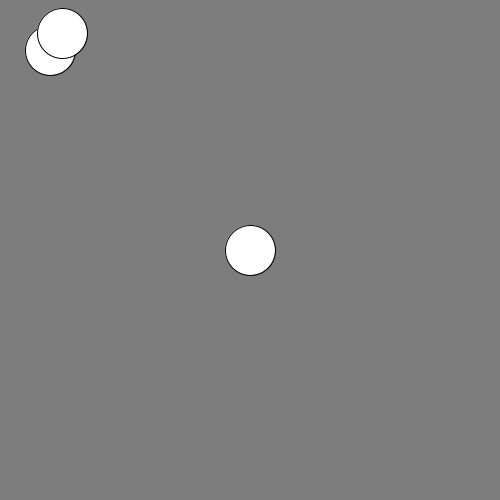
Frame 1 (no input)
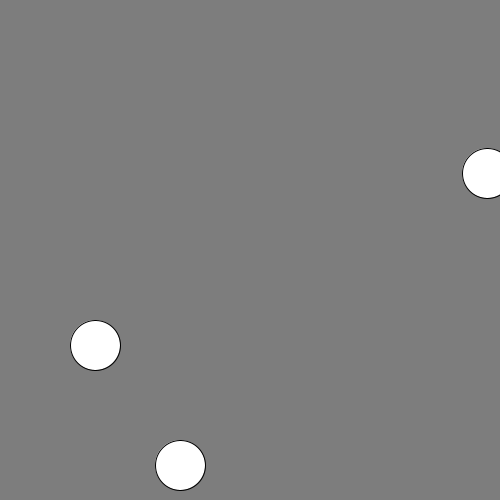
Frame 60 (the mouse pressed at the canvas centre just before this capture)
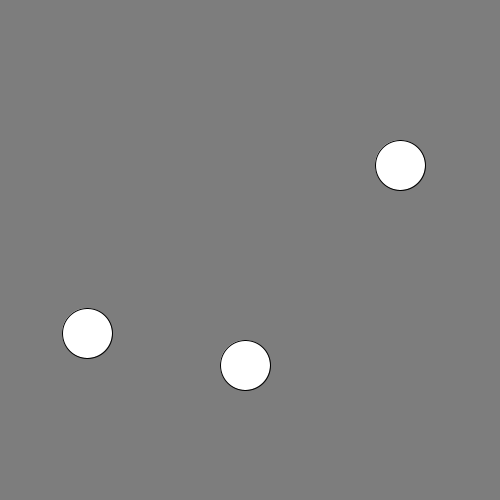
Frame 120 (the mouse held since frame 60 and released just before this capture)

The Processing sketch that drew these frames (run headless with seeded random() and noise(); from frame 60 on, the mouse is pressed at the canvas centre):

// Processing sketch: processing_135360
// ── processing_135360.pde

//variable

Ball myBall;
Ball myBall2;
Ball myBall3;


//setup()
void setup(){
  size(500,500);
  myBall= new Ball(width/2,height/2,10,5);
  myBall2= new Ball(width/10,height/10,15,5);
  myBall3= new Ball(width/8,height/15,25,20);
}


//draw()
void draw(){
  background(125);
  myBall.display();
  myBall.move();
  myBall.bounce();
  
   myBall2.display();
  myBall2.move();
  myBall2.bounce();
  
    myBall3.display();
  myBall3.move();
  myBall3.bounce();
  
  
}



//function()


class Ball{
//variables
int xPos;
int yPos;

int xSpeed;
int ySpeed;

//constructor 
Ball(int _xPos, int _yPos, int _xSpeed, int _ySpeed){
    xPos = _xPos;
    yPos = _yPos;
    xSpeed = _xSpeed;
    ySpeed = _ySpeed;
   
   
 }
 
 //methods
 
 void display(){
   ellipse(xPos,yPos,50,50);
  
 }
 
 void move(){
   xPos = xPos + xSpeed;
   yPos = yPos + ySpeed;
   
 }

void bounce(){
 if (xPos > width || xPos < 0){
   xSpeed = xSpeed * -1;
 }
 if (yPos > height || yPos < 0){
  ySpeed = ySpeed * -1; 
 }
 
 
} 
 
 
}
